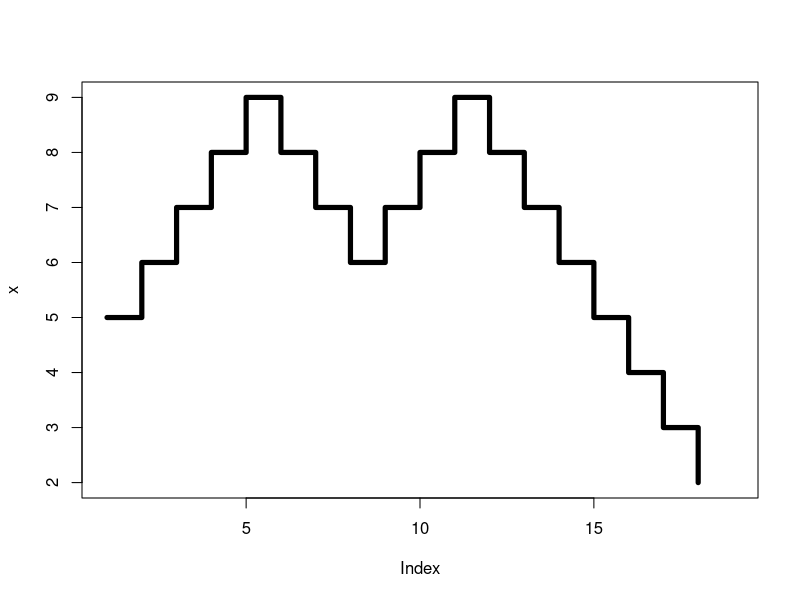

Source code (R):
z <- 5
k <- 0
x<- vector("numeric",0)
x[k] <- z
while(z>=3 && z<=10) {
    moneda <- runif(1)
    if(moneda<=0.5){
        z <- z+1
        x[k] <- z
    } else {
        z <- z-1
        x[k] <- z
    }
    k <- k+1
    length(x) <- length(x) +1
    if(k>=100000) break
}
x
plot(x,type= "s",lwd=5)

?plot